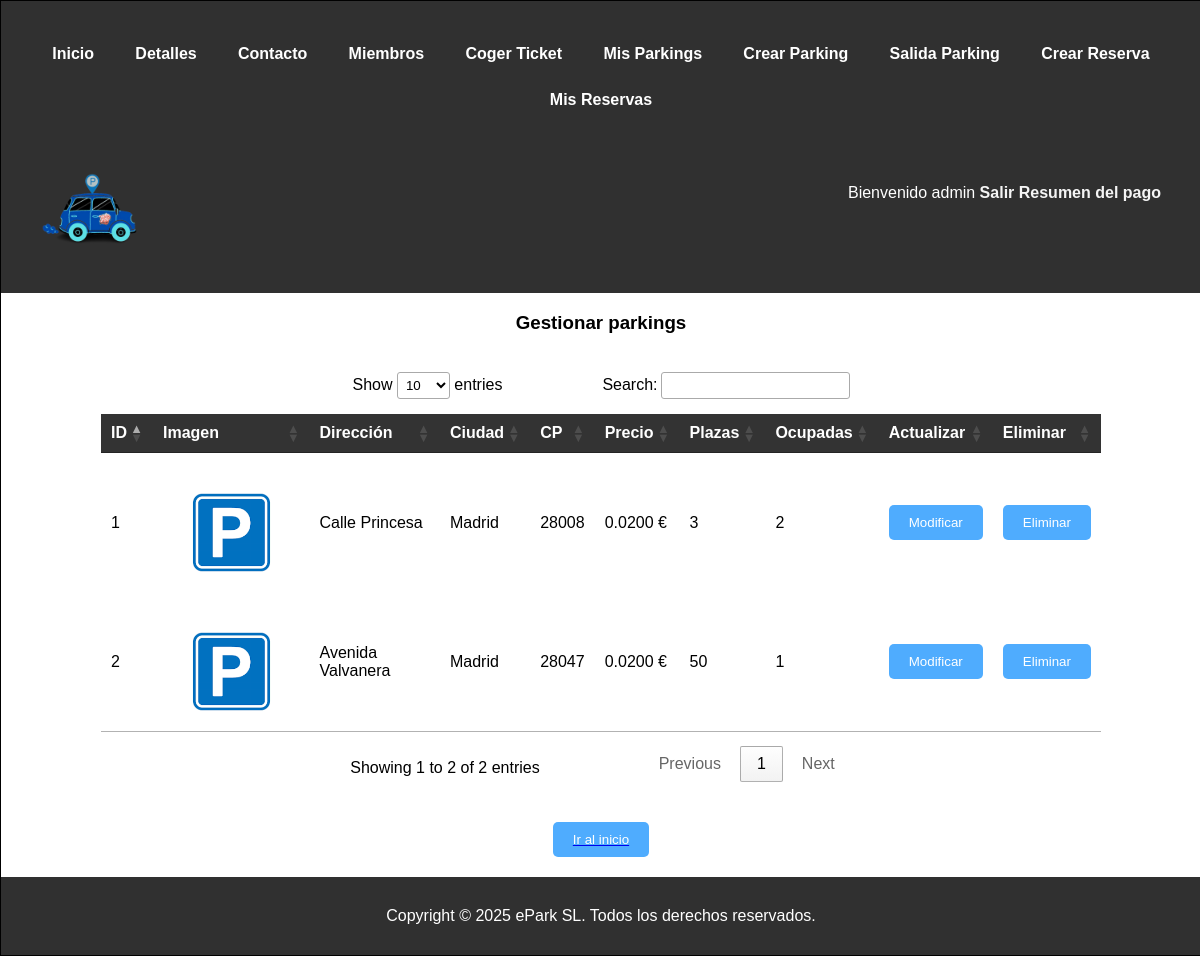
The page /misParkings.php (signed in) on the database its author committed.
### tables this page shows
CREATE TABLE `Parking` (
  `id` int(10) NOT NULL AUTO_INCREMENT,
  `dni` varchar(9) NOT NULL,
  `dir` varchar(100) NOT NULL,
  `ciudad` varchar(100) NOT NULL,
  `CP` decimal(5,0) NOT NULL,
  `precio` decimal(5,4) NOT NULL,
  `nPlazas` int(11) NOT NULL,
  `img` varchar(100),
  PRIMARY KEY (`id`),
  CONSTRAINT `crearUsuario` FOREIGN KEY (`dni`) REFERENCES `Usuario` (`dni`) ON DELETE CASCADE ON UPDATE CASCADE,
  UNIQUE KEY `parkingCiudad` (`dir`, `ciudad`)
);

### includes/clases/parking/ParkingDAO.php (called while the page is built, shortened)
<?php
class ParkingDAO extends DAO {
    public function getAll() {
        $parkings = [];
        $conn = Aplicacion::getInstance()->getConexionBd();
        $query = "SELECT * FROM Parking";
        $result = $conn->query($query);
        while ($row = $result->fetch_assoc()) {
            $parkings[] = new TOParking(
                $row['id'] ?? null,
                $row['dni'] ?? null,
                $row['precio'] ?? null,
                $row['dir'] ?? null,
                $row['ciudad'] ?? null,
                $row['CP'] ?? null,
                $row['nPlazas'] ?? null,
                $row['img'] ?? null
            );
        }
        return $parkings;
    }
}
?>

### includes/clases/parking/SAParking.php (called while the page is built, shortened)
<?php
class SAParking{
    public static function mostrarParkings() {
        $daoParking = ParkingDAO::getSingleton();
        return $daoParking->getAll();
    }
    public static function ocupacion($id){
        $num_tickets = SATicket::plazasOcupadas($id);
        $num_reservas = SAReserva::ocupacion($id);
        return $num_tickets + $num_reservas;
    }
}
?>

### includes/clases/administracionParkings/gestionAdmin.php (called while the page is built, shortened)
<?php
class gestionAdmin extends administrarParking
{
    protected function getParkings($dni){
        return SAParking::mostrarParkings();
    }
}
?>

### includes/config.php (called while the page is built, shortened)
<?php
spl_autoload_register(function ($class) {
    $prefix = 'es\\ucm\\fdi\\aw\\ePark\\';
    $base_dirs = [
        __DIR__ . '/',
        __DIR__ . '/clases/',
        __DIR__ . '/clases/login/',
        __DIR__ . '/clases/parking/',
        __DIR__ . '/clases/ticket/',
        __DIR__ . '/clases/reserva/',
        __DIR__ . '/clases/usuario/',
        __DIR__ . '/clases/gestionTicket/',
        __DIR__ . '/clases/gestionReservas/',
        __DIR__ . '/clases/administracionParkings/',
        __DIR__ . '/clases/Pago/',
        __DIR__ . '/utils/',
        __DIR__ . '/vistas/comun/'
    ];
    $len = strlen($prefix);
    $relative_class = substr($class, $len);
    $file_path = str_replace('\\', '/', $relative_class) . '.php';
    foreach ($base_dirs as $base_dir) {
        $file = $base_dir . $file_path;
        if (file_exists($file)) {
            return;
        }
    }
});
?>

### includes/clases/parking/TOParking.php (called while the page is built, shortened)
<?php
class TOParking {
    private $id;
    private $dir;
    private $ciudad;
    private $CP;
    private $precio;
    private $n_plazas;
    private $img;
    public function __construct($id, $dni, $precio, $dir, $ciudad, $CP, $n_plazas, $img=null) {
        $this->id = $id;
        $this->dir = $dir;
        $this->ciudad = $ciudad;
        $this->CP = $CP;
        $this->precio = $precio;
        $this->n_plazas = $n_plazas;
        $this->img = $img;
    }
    public function getId() { return $this->id; }
    public function getDir() { return $this->dir; }
    public function getCiudad() { return $this->ciudad; }
    public function getCP() { return $this->CP; }
    public function getPrecio() { return $this->precio; }
    public function getNPlazas() { return $this->n_plazas; }
    public function getImg() { return $this->img; }
}
?>

### includes/clases/ticket/TicketDAO.php (called while the page is built, shortened)
<?php
class TicketDAO extends DAO{
    public function ocupacion($id){
        $conn = Aplicacion::getInstance()->getConexionBd();
        $query="SELECT COUNT(*) FROM Ticket WHERE idParking=?";
        $stmt = $conn->prepare($query);
        $stmt->bind_param("i",$id);
        $stmt->execute();
        $stmt->bind_result($num);
        return $num;
    }
}
?>

### includes/clases/ticket/SATicket.php (called while the page is built, shortened)
<?php
class SATicket{
    public static function plazasOcupadas($id){
        $daoTicket = TicketDAO::getSingleton();
        return $daoTicket->ocupacion($id);
    }
}
?>

### includes/clases/reserva/ReservaDAO.php (called while the page is built, shortened)
<?php
class ReservaDAO extends DAO{
    public function ocupacion($id){
        $conn = Aplicacion::getInstance()->getConexionBd();
        $query="SELECT COUNT(*) FROM Reserva WHERE id=? AND estado='ACTIVA'";
        $stmt = $conn->prepare($query);
        $stmt->bind_param("i",$id);
        $stmt->execute();
        $stmt->bind_result($num);
        return $num;
    }
}
?>

### includes/clases/reserva/SAReserva.php (called while the page is built, shortened)
<?php
class SAReserva{
    public static function ocupacion($id){
        $daoReserva = ReservaDAO::getSingleton();
        return $daoReserva->ocupacion($id);
    }
}
?>

### includes/clases/administracionParkings/administrarParking.php (the view, shortened to what this page needs)
<?php
class administrarParking extends formBase
{
    private $dni;
    public function __construct($dni)
    {
        $this->dni = $dni;
    }
    protected function CreateFields($datos)
    {
        $parkings = $this->getParkings($this->dni);
        if(empty($parkings)) {
            $html = <<<EOF
                <p>No hay parkings registrados</p>
            EOF;
        }
        else {
            $html = <<<EOF
            <table id="tablaParkings">
                <thead><tr>
                    <th>ID</th>
                    <th>Imagen</th>
                    <th>Dirección</th>
                    <th>Ciudad</th>
                    <th>CP</th>
                    <th>Precio</th>
                    <th>Plazas</th>
                    <th>Ocupadas</th>
                    <th>Actualizar</th>
                    <th>Eliminar</th>
                </tr></thead>
                <tbody>
            EOF;
            foreach ($parkings as $parking) {
                $id = htmlspecialchars($parking->getId());
                $dir = htmlspecialchars($parking->getDir());
                $ciudad = htmlspecialchars($parking->getCiudad());
                $precio = htmlspecialchars($parking->getPrecio());
                $nPlazas = htmlspecialchars($parking->getNPlazas());
                $imgPath = (!empty($parking->getImg()) && file_exists($parking->getImg())) ? $parking->getImg() : "img/default.png";
                $img = htmlspecialchars($imgPath);
                $ocupadas = htmlspecialchars(SAParking::ocupacion($id));
                $cp = htmlspecialchars($parking->getCP());
                $html .= <<<EOF
                <tr>
                    <td>{$id}</td>
                    <td><img src="{$img}" alt="Imagen del parking"></td>
                    <td>{$dir}</td>
                    <td>{$ciudad}</td>
                    <td>{$cp}</td>
                    <td>{$precio} €</td>
                    <td>{$nPlazas}</td>
                    <td>{$ocupadas}</td>
                    <td><button type="button" onclick="window.location.href='modificarParking.php?id={$id}'">Modificar</button></td>
                    <td><button type="submit" name="id" value="{$id}">Eliminar</button></td>
                </tr>
                EOF;
            }
            $html .= "</tbody>";
            $html .= "</table>";
        }
        $htmlinicio = <<<EOF
            <a href="index.php">
                <button type="button">Ir al inicio</button>
            </a>
        EOF;
        return $html .= $htmlinicio;
    }
}

### includes/vistas/comun/formBase.php (shortened to what this page needs)
<?php
abstract class formBase
{
    protected $formId;
    protected $action;
    public function __construct($formId, $opciones = array())
    {
        $this->formId = $formId;
        $opcionesPorDefecto = array('action' => null,);
        $opciones = array_merge($opcionesPorDefecto, $opciones);
        $this->action   = $opciones['action'];
        if (!$this->action) {
            $this->action = htmlentities($_SERVER['PHP_SELF']);
        }
    }
    public function Manage()
    {
        if (! $this->IsSent($_POST)) {
            return $this->Create();
        }
    }
    private function IsSent(&$params)
    {
        return isset($params['action']) && $params['action'] == $this->formId;
    }
    protected function Create($errores = array(), &$datos = array())
    {
        $html = $this->CreateErrors($errores);
        $html .= '<form method="POST" action="' . $this->action . '" id="' . $this->formId . '" >';
        $html .= '<input type="hidden" name="action" value="' . $this->formId . '" />';
        $html .= $this->CreateFields($datos);
        $html .= '</form>';
        return $html;
    }
    protected function CreateErrors($errores)
    {
        $html = '';
        $numErrores = count($errores);
        return $html;
    }
}

### misParkings.php (shortened to what this page needs)
<?php
require_once __DIR__ . '/includes/config.php';
if(empty($_SESSION['login'])){
    $html = <<<EOF
    <p>Por favor inicia sesión para acceder a la funcionalidad</p>
    EOF;
}
else{
    if(isset($_SESSION['tipo'])){
        switch($_SESSION['tipo']){
            case 'administrador':
                $dni = $_SESSION['dni'];
                $form = new \es\ucm\fdi\aw\ePark\gestionAdmin($dni);
                $html = $form->Manage();
                break;
        }
    }
    else{
        $html = <<<EOF
        <p>Tipo de usuario no especificado</p>
        EOF;
    }
}
$contenidoPrincipal = <<<EOS
    <h3>Gestionar parkings</h3>
    $html
    <script src="https://code.jquery.com/jquery-3.6.0.min.js"></script>
    <script
    src="https://cdn.datatables.net/1.13.4/js/jquery.dataTables.min.js">
    </script>
    <script src="JS/tabla.js"></script>
EOS;
require_once __DIR__ .'/includes/vistas/plantilla/plantilla.php';
?>

### includes/vistas/plantilla/plantilla.php (shortened to what this page needs)
<!DOCTYPE html>
<html>
<head>
    <link rel="stylesheet" media="screen and (min-width: 700px)" type="text/css" href="<?= RUTA_CSS ?>/estiloPC.css" />
    <link rel="stylesheet" media="screen and (max-width: 699px)" type="text/css" href="<?= RUTA_CSS ?>/estiloMovil.css" />
    <link rel="stylesheet" type="text/css" href="<?= RUTA_CSS ?>/estilo.css" />
    <link rel="stylesheet" href="https://cdn.datatables.net/1.13.4/css/jquery.dataTables.min.css"/>
</head>
<body>
    <div id="container">
        <?php require RAIZ_APP . "/vistas/comun/cabecera.php"; ?>
        <main>
            <article>
                <?= $contenidoPrincipal ?>
            </article>
        </main>
        <?php require RAIZ_APP . "/vistas/comun/pie.php"; ?>
</body>
</html>

### includes/vistas/comun/cabecera.php
<?php
function mostrarSaludo()
{
    $rutaApp = RUTA_APP;
    if (isset($_SESSION['nombre']) && ($_SESSION["login"] === true)) {
        echo "Bienvenido {$_SESSION['nombre']} <a href='{$rutaApp}/logout.php'>Salir</a>";
        if (isset($_SESSION["tipo"]) && $_SESSION["tipo"] === 'administrador') {
            echo " <a href='{$rutaApp}/informes_pagos.php' class='btn'>Resumen del pago</a>";
        }
    } else {
        echo "Usuario desconocido <a href='{$rutaApp}/login.php'>Login</a> <a href='{$rutaApp}/register.php'>Registro</a>";
    }
}
?>
<header>
     <div class="navbar">
        <a href="index.php">Inicio</a>
        <a href="detalles.php">Detalles</a>
        <a href="contacto.php">Contacto</a>
        <a href="miembros.php">Miembros</a>
        <a href="ticket.php">Coger Ticket</a>
        <a href="misParkings.php">Mis Parkings</a>
        <a href="crearParking.php">Crear Parking</a>
        <a href="pagoVista.php">Salida Parking</a>
        <a href="crearReserva.php">Crear Reserva</a>
        <a href="misReservas.php">Mis Reservas</a>
    </div>
<div class="barra-superior">
    <img src="img/logo.png" alt="Logo" class="logo">
    <div class="saludo">
        <?php mostrarSaludo(); ?>
    </div>
    </div>
</header>
</html>

### includes/vistas/comun/pie.php
<footer>
Copyright © 2025 ePark SL. Todos los derechos reservados.
</footer>

### CSS/estilo.css (style rules this page uses)
html,body { font-family: Arial, sans-serif; margin: 0px; background-color: white; justify-content: center; align-items: center; text-align: center; }
div#container { width: 100%; margin: auto; border: 1px solid black; background-color: white; }
header { padding: 30px; height: 20%; background-color: #303030; color: white; }
.navbar { flex-basis: 25%; display:flex; justify-content: space-evenly; flex-wrap: wrap; width: 100%; }
.navbar a { color: white; text-decoration: none; padding: 14px 20px; }
.barra-superior { display: flex; align-items: center; padding: 10px ; background-color: #303030; }
.logo { height: 100px; }
main { flex-basis: 50%; background-color: white; }
footer { clear: both; padding: 30px; background-color: #303030; color: white; text-align: center; margin-top: 20px; }
header a, header a:visited { color: whitesmoke; font-weight: bold; text-decoration: none; }
div.saludo { width: 100%; text-align: right; }
button { display:block; margin: 20px auto; padding: 10px 20px; background: #4facfe; color: white; border: none; border-radius: 5px; cursor:pointer; }
table { width: 90%; max-width: 1000px; margin: 20px auto; border-collapse: collapse; background: #fff; }
th { background-color: #333; color: #fff; }
th, td { padding: 10px; text-align: justify; }
img { display: block; margin: 20px auto 0; max-width: 80%; height: auto; }

### rows shown on the page
parking: id "1", dir "Calle Princesa", ciudad "Madrid", CP "28008", precio "0.0200", nPlazas "3", ocupadas "2"
parking: id "2", dir "Avenida Valvanera", ciudad "Madrid", CP "28047", precio "0.0200", nPlazas "50", ocupadas "1"

### other values the page prints
$_SESSION['nombre'] "admin"
